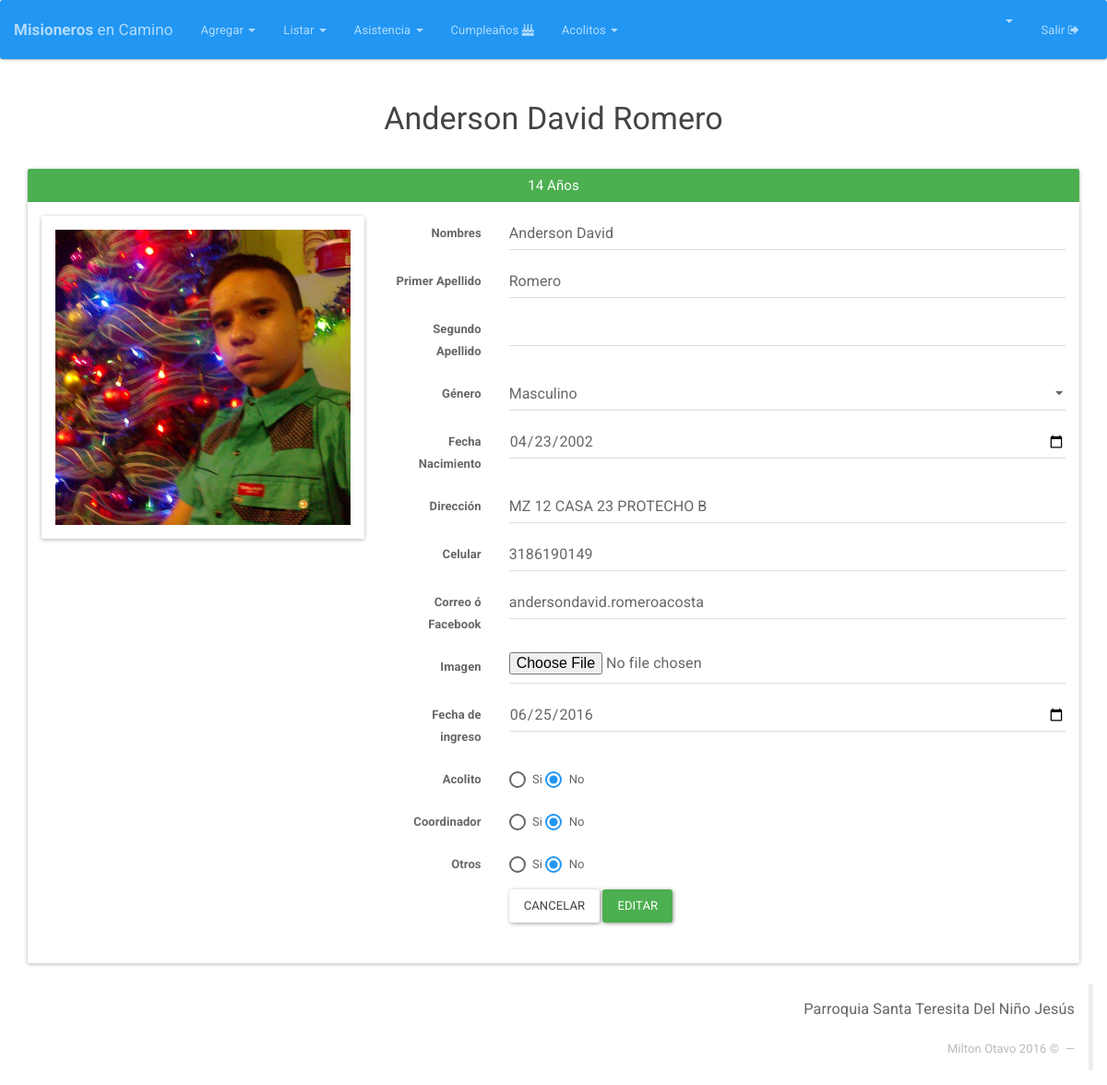
Before: /Integrantes/editar/50 (signed in) with the older database file.
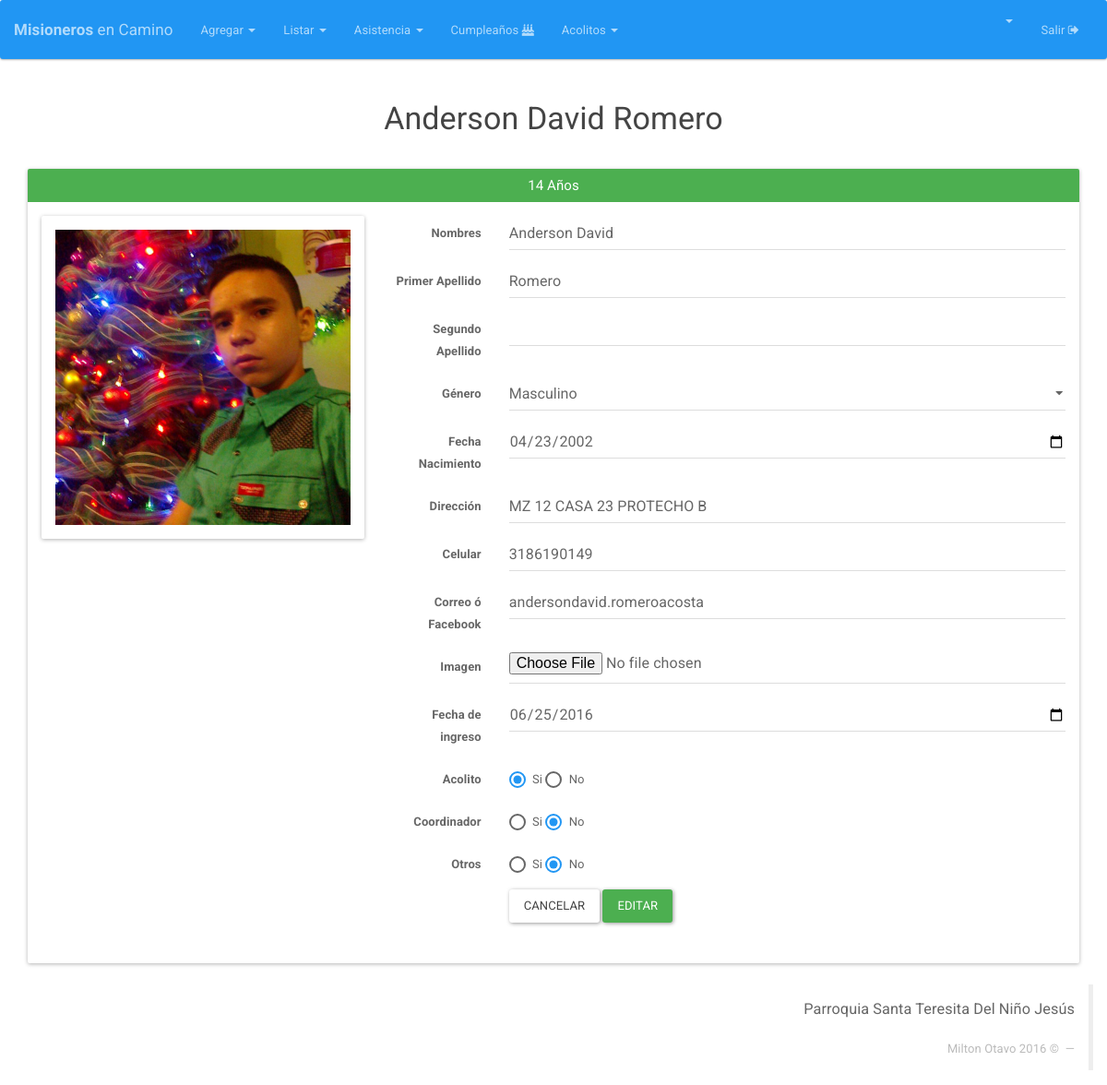
After: the same page with the newer database file.
### tables this page shows
CREATE TABLE IF NOT EXISTS `integrante` (
  `DOCUMENTO` int(12) NOT NULL AUTO_INCREMENT,
  `NOMBRES` varchar(25) NOT NULL,
  `PRIMER_APELLIDO` varchar(15) NOT NULL,
  `SEGUNDO_APELLIDO` varchar(15) DEFAULT NULL,
  `GENERO` varchar(2) DEFAULT NULL,
  `FECHA_NACIMIENTO` date NOT NULL,
  `DIRECCION` varchar(50) DEFAULT NULL,
  `CELULAR` varchar(200) DEFAULT NULL,
  `CORREO` varchar(50) DEFAULT NULL,
  `ACOLITO` tinyint(1) DEFAULT NULL,
  `COORDINADOR` tinyint(1) DEFAULT NULL,
  `IMAGEN` longtext,
  `FECHA_INGRESO` date DEFAULT NULL,
  `FECHA_REGISTRO` timestamp NOT NULL DEFAULT CURRENT_TIMESTAMP ON UPDATE CURRENT_TIMESTAMP,
  `ESTADO` varchar(20) NOT NULL DEFAULT 'ASISTENTE',
  PRIMARY KEY (`DOCUMENTO`)
);

### index.php (called while the page is built, shortened)
<?php
if (isset($_SESSION['app_id'])) {
	require_once "Core/Models/Conexion.php";
}
Core\Config\Enrutador::run(new Core\Config\Request());
?>

### Core/Models/Conexion.php (called while the page is built, shortened)
<?php namespace Core\Models;
class Conexion{
	private $datos= array (
		"host"=>DB_HOST,
		"user"=>DB_USER,
		"pass"=>DB_PASS,
		"db"=>DB_NAME
		);
	private $db;
	public function __construct()
	{
		$this->db = new \mysqli(
			$this->datos['host'],
			$this->datos['user'],
			$this->datos['pass'],
			$this->datos['db']
			);
		$this->db-> set_charset("utf8");
	}
	public function consultaRetorno($sql){
		$datos = $this->db->query($sql);
		return $datos;
	}
}
?>

### Core/Config/Request.php (called while the page is built, shortened)
<?php namespace Core\Config;
class Request{
	private $metodo;
	private $argumento;
	public function __construct(){
		if(isset($_GET['url'])){
			$ruta = filter_input(INPUT_GET, 'url', FILTER_SANITIZE_URL);
			$ruta = explode("/", $ruta);
			$ruta = array_filter($ruta);
			if($ruta[0] == "index.php"){
				$this->controlador = "Login";
			}else{
				$this->controlador = strtolower(array_shift($ruta));
			}
			$this->metodo = strtolower(array_shift($ruta));
			$this->argumento = $ruta;
		}else{
			$this->controlador = "Login";
			$this->metodo = "index";
		}
	}
	public function getMetodo(){
		return $this->metodo;
	}
	public function getArgumento(){
		return $this->argumento;
	}
}
?>

### Core/Controllers/IntegrantesController.php (called while the page is built, shortened)
<?php namespace Core\Controllers;
class IntegrantesController{
	private $integrante;
	public function __construct(){
		$this->integrante = new Integrante();
	}
	public function editar($id){
		if (!$_POST) {
			$this->integrante->__set("documento", $id);
			$data=$this->integrante->view();
			$datos = mysqli_fetch_assoc($data);
			return $datos;
		}
	}
}
?>

### Core/Models/Integrante.php (called while the page is built, shortened)
<?php namespace Core\Models;
class Integrante {
	private $documento;
	private $db;
	public function __construct(){
		$this->db = new Conexion();
	}
	public function view(){
		$sql="SELECT i.*, YEAR(CURDATE())-YEAR(i.FECHA_NACIMIENTO) + IF(DATE_FORMAT(CURDATE(),'%m-%d') > DATE_FORMAT(i.FECHA_NACIMIENTO,'%m-%d'), 0, -1) AS EDAD_ACTUAL FROM integrante i WHERE DOCUMENTO='{$this->documento}'";
		$datos = $this->db->consultaRetorno($sql);
		return $datos;
	}
}
?>

### HTML/Integrantes/editar.php (the view, shortened to what the changed rows need)
  <html>
  <head>
  	<?php include(HTML_DIR.'/overall/header.php') ?>
  </head>
  <body>
  	<?php include(HTML_DIR.'/overall/nav.php') ?>
  	<div  class="container">
  		<h3  align="center"><?php echo $datos['NOMBRES'] ." ". $datos['PRIMER_APELLIDO']." ". $datos['SEGUNDO_APELLIDO'] ; ?></h3>
  		<br>
  		<div class="panel panel-success">
  			<div class="panel-heading">
  				<h3 class="panel-title" align="center"> <?php echo  $datos['EDAD_ACTUAL'] . " " . "Años";    ?></h3>
  			</div>
  			<div class="panel-body">
  				<div class="row">
  					<div class="col-md-4">
  						<div class="panel panel-default">
  							<div class="panel-body">
  								<img class="img-responsive" src="<?php echo URL;?>HTML/Integrantes/avatars/<?php echo  !empty($datos['IMAGEN']) ? $datos['IMAGEN'] : 'no-image.png'    ; ?>" required>
  							</div>
  						</div>
  					</div>
  					<div class="col-md-8">
  						<form class="form-horizontal" enctype="multipart/form-data" method="POST">
  							<fieldset>
  								<div class="form-group">
  									<label for="inputNombres" class="col-lg-2 control-label">Nombres</label>
  									<div class="col-lg-10">
  										<input type="text" class="form-control" name="inputNombres" value="<?php echo $datos['NOMBRES']; ?>" required>
  									</div>
  								</div>
  								<div class="form-group">
  									<label for="inputPrimerApellido" class="col-lg-2 control-label">Primer Apellido</label>
  									<div class="col-lg-10">
  										<input type="text" class="form-control" name="inputPrimerApellido" value="<?php echo $datos['PRIMER_APELLIDO']; ?>" required>
  									</div>
  								</div>
  								<div class="form-group">
  									<label for="inputSegundoApellido" class="col-lg-2 control-label">Segundo Apellido</label>
  									<div class="col-lg-10">
  										<input type="text" class="form-control" name="inputSegundoApellido" value="<?php echo $datos['SEGUNDO_APELLIDO']; ?>" >
  									</div>
  								</div>
                  <div class="form-group">
                    <label for="inputFechaNacimiento" class="col-lg-2 control-label">Género</label>
                    <div class="col-lg-10">
                      <select class="form-control" name="selectGenero">
                       <option value="M"  <?php echo ($datos['GENERO']=='M') ? "selected" : NULL ?>>Masculino</option>
                     </select>
                   </div>
                 </div>
                 <div class="form-group">
                   <label for="inputFechaNacimiento" class="col-lg-2 control-label">Fecha Nacimiento</label>
                   <div class="col-lg-10">
                    <input type="date" class="form-control" name="inputFechaNacimiento" value="<?php echo $datos['FECHA_NACIMIENTO']; ?>" required>
                  </div>
                </div>
                <div class="form-group">
                 <label for="inputDireccion" class="col-lg-2 control-label">Dirección</label>
                 <div class="col-lg-10">
                  <input type="text" class="form-control" name="inputDireccion" value="<?php echo $datos['DIRECCION']; ?>" >
                </div>
              </div>
              <div class="form-group">
               <label for="inputCelular" class="col-lg-2 control-label">Celular</label>
               <div class="col-lg-10">
                <input type="text" class="form-control" name="inputCelular" value="<?php echo $datos['CELULAR']; ?>" >
              </div>
            </div>
            <div class="form-group">
             <label for="inputEmail" class="col-lg-2 control-label">Correo ó Facebook</label>
             <div class="col-lg-10">
              <input type="text" class="form-control" name="inputEmail" value="<?php echo $datos['CORREO']; ?>" >
            </div>
          </div>
          <div class="form-group">
           <label for="inputImagen" class="col-lg-2 control-label">Imagen</label>
           <div class="col-lg-10">
            <input type="file" class="form-control" name="inputImagen" >
          </div>
        </div>
        <div class="form-group">
          <label for="inputEmail" class="col-lg-2 control-label">Fecha de ingreso</label>
          <div class="col-lg-10">
            <input type="date" class="form-control" name="fechaIngreso" value="<?php echo $datos['FECHA_INGRESO']; ?>" >
          </div>
        </div>
        <div class="form-group">
         <label class="col-lg-2 control-label">Acolito</label>
         <div class="col-lg-10">
          <div class="radio">
           <label>
            <input type="radio" name="Acolito" id="optionsRadios1" value="1"  <?php echo ($datos['ACOLITO']=='1') ? "checked" : NULL ?> >
            Si
          </label>
          <label>
            <input type="radio" name="Acolito" id="optionsRadios2" value="0"  <?php echo ($datos['ACOLITO']=='0') ? "checked" : NULL ?> >
            No
          </label>
        </div>
      </div>
    </div>
    <div class="form-group">
     <label class="col-lg-2 control-label">Coordinador</label>
     <div class="col-lg-10">
      <div class="radio">
       <label>
        <input type="radio" name="Coordinador" id="optionsRadios1" value="1" <?php echo ($datos['COORDINADOR']=='1') ? "checked" : NULL ?>>
        Si
      </label>
      <label>
        <input type="radio" name="Coordinador" id="optionsRadios2" value="0" <?php echo ($datos['COORDINADOR']=='0') ? "checked" : NULL ?>>
        No
      </label>
    </div>
  </div>
</div>
<div class="form-group">
  <label class="col-lg-2 control-label">Otros</label>
  <div class="col-lg-10">
    <div class="radio">
     <label>
       <input type="radio" name="Otro" id="optionsRadios1" value="1" <?php echo ($datos['ESTADO']=='NO-MEC') ? "checked" : NULL ?>>
       Si
     </label>
     <label>
      <input type="radio" name="Otro" id="optionsRadios2" value="0" <?php echo ($datos['ESTADO']!='NO-MEC') ? "checked" : NULL ?>>
      No
    </label>
  </div>
</div>
</div>
<div class="form-group">
 <div class="col-lg-10 col-lg-offset-2">
  <button type="reset" class="btn btn-default">Cancelar</button>
  <button type="submit" class="btn btn-success">Editar</button>
</div>
</div>
</fieldset>
</form>
</div>
<div class="col-md-2"></div>
</div>
</div>
</div>
</div>
<?php include(HTML_DIR.'/overall/footer.php') ?>
</body>
</html>

Changed rows visible on the page:
changed integrante "Anderson David": ACOLITO "☐ Si" → "☑ Si"; ACOLITO "☑ No" → "☐ No"
